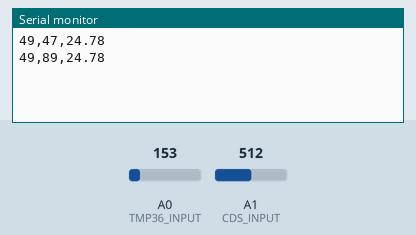
The sketch below on a simulated Arduino Uno, built with avr-gcc and run on an emulated ATmega328P. On the bench: the last lines printed to the serial monitor. The test bench sets the inputs (shaded band); at power-on: A0 (TMP36_INPUT) = 153, A1 (CDS_INPUT) = 512. Random numbers use the default seed unless the sketch sets one.

Above: at 1.8 s.
1.9 s: A0 (TMP36_INPUT) set to 165
At 2.8 s:
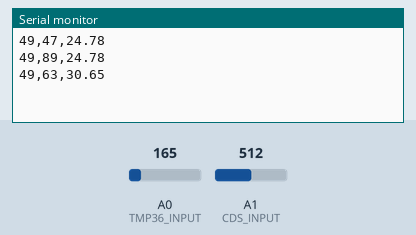
3.4 s: A1 (CDS_INPUT) set to 716
At 4.6 s:
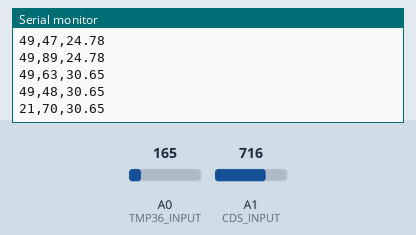
4.9 s: A0 (TMP36_INPUT) set to 175
At 5.4 s:
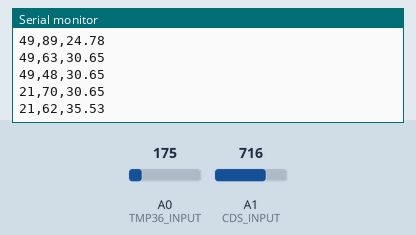
6.4 s: A1 (CDS_INPUT) set to 900
At 7.8 s:
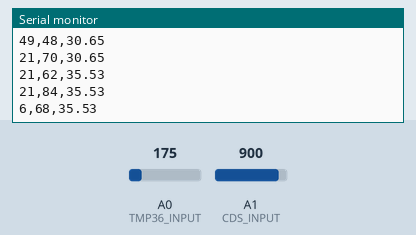
Timing chart, 0 to 8.9 s (numbered marks = the images above; inputs shaded):
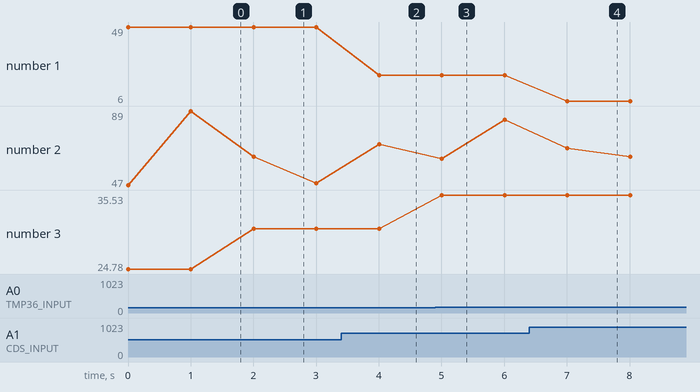

Measured:
- after the input at 1.9 s, the serial monitor: prints a new line after 0.10 s (image 1)
- after the input at 3.4 s, the serial monitor: prints a new line after 0.61 s (image 2)
- after the input at 4.9 s, the serial monitor: prints a new line after 0.11 s (image 3)
- after the input at 6.4 s, the serial monitor: prints a new line after 0.61 s (image 4)
- plotted number 1: 49 → 21 after the input at 3.4 s, 21 → 6 after the input at 6.4 s
- plotted number 3: 24.78 → 30.65 after the input at 1.9 s, 30.65 → 35.53 after the input at 4.9 s

The sketch:

AA09_cds_tmp36_humi.ino
```cpp
#define TMP36_INPUT 0  // A0
#define CDS_INPUT 1    // A1
int humi=0;

void setup() {
  Serial.begin(9600);
}

void loop(){
  int temp_value = analogRead(TMP36_INPUT);

  humi = random(40,90);
  float voltage = temp_value * 5.0 * 1000;
  voltage /= 1023;
  float tempC = (voltage - 500) / 10 ;


  int cds_value = analogRead(CDS_INPUT);
  int lux = int(luminosity(cds_value));


  Serial.print(lux);
  Serial.print(",");
  Serial.print(humi);
  Serial.print(",");
  Serial.println(tempC);
  delay(1000);
}

double luminosity (int RawADC0){
  double Vout=RawADC0*5.0/1023;
  double lux=(2500/Vout-500)/10;
  return lux;
}
```
